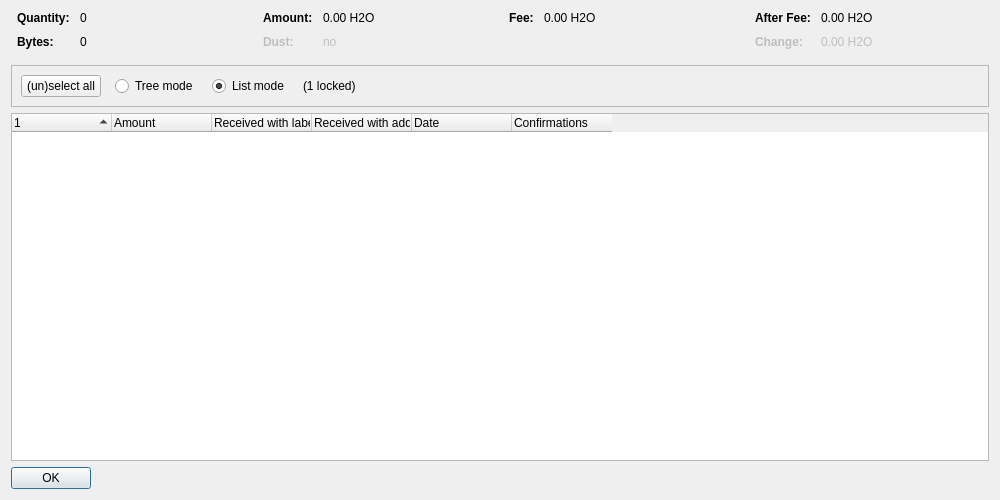
<?xml version="1.0" encoding="UTF-8"?>
<ui version="4.0">
 <class>CoinControlDialog</class>
 <widget class="QDialog" name="CoinControlDialog">
  <property name="geometry">
   <rect>
    <x>0</x>
    <y>0</y>
    <width>1000</width>
    <height>500</height>
   </rect>
  </property>
  <property name="windowTitle">
   <string>Coin Selection</string>
  </property>
  <layout class="QVBoxLayout" name="verticalLayout">
   <item>
    <layout class="QHBoxLayout" name="horizontalLayoutTop" stretch="0,0,0,0">
     <property name="topMargin">
      <number>0</number>
     </property>
     <property name="bottomMargin">
      <number>10</number>
     </property>
     <item>
      <layout class="QFormLayout" name="formLayoutCoinControl1">
       <property name="horizontalSpacing">
        <number>10</number>
       </property>
       <property name="verticalSpacing">
        <number>10</number>
       </property>
       <property name="leftMargin">
        <number>6</number>
       </property>
       <property name="rightMargin">
        <number>6</number>
       </property>
       <item row="0" column="0">
        <widget class="QLabel" name="labelCoinControlQuantityText">
         <property name="font">
          <font>
           <weight>75</weight>
           <bold>true</bold>
          </font>
         </property>
         <property name="text">
          <string>Quantity:</string>
         </property>
        </widget>
       </item>
       <item row="0" column="1">
        <widget class="QLabel" name="labelCoinControlQuantity">
         <property name="cursor">
          <cursorShape>IBeamCursor</cursorShape>
         </property>
         <property name="contextMenuPolicy">
          <enum>Qt::ActionsContextMenu</enum>
         </property>
         <property name="text">
          <string notr="true">0</string>
         </property>
         <property name="textInteractionFlags">
          <set>Qt::LinksAccessibleByMouse|Qt::TextSelectableByKeyboard|Qt::TextSelectableByMouse</set>
         </property>
        </widget>
       </item>
       <item row="1" column="0">
        <widget class="QLabel" name="labelCoinControlBytesText">
         <property name="font">
          <font>
           <weight>75</weight>
           <bold>true</bold>
          </font>
         </property>
         <property name="text">
          <string>Bytes:</string>
         </property>
        </widget>
       </item>
       <item row="1" column="1">
        <widget class="QLabel" name="labelCoinControlBytes">
         <property name="cursor">
          <cursorShape>IBeamCursor</cursorShape>
         </property>
         <property name="contextMenuPolicy">
          <enum>Qt::ActionsContextMenu</enum>
         </property>
         <property name="text">
          <string notr="true">0</string>
         </property>
         <property name="textInteractionFlags">
          <set>Qt::LinksAccessibleByMouse|Qt::TextSelectableByKeyboard|Qt::TextSelectableByMouse</set>
         </property>
        </widget>
       </item>
      </layout>
     </item>
     <item>
      <layout class="QFormLayout" name="formLayoutCoinControl2">
       <property name="horizontalSpacing">
        <number>10</number>
       </property>
       <property name="verticalSpacing">
        <number>10</number>
       </property>
       <property name="leftMargin">
        <number>6</number>
       </property>
       <property name="rightMargin">
        <number>6</number>
       </property>
       <item row="0" column="0">
        <widget class="QLabel" name="labelCoinControlAmountText">
         <property name="font">
          <font>
           <weight>75</weight>
           <bold>true</bold>
          </font>
         </property>
         <property name="text">
          <string>Amount:</string>
         </property>
        </widget>
       </item>
       <item row="0" column="1">
        <widget class="QLabel" name="labelCoinControlAmount">
         <property name="cursor">
          <cursorShape>IBeamCursor</cursorShape>
         </property>
         <property name="contextMenuPolicy">
          <enum>Qt::ActionsContextMenu</enum>
         </property>
         <property name="text">
          <string notr="true">0.00 H2O</string>
         </property>
         <property name="textInteractionFlags">
          <set>Qt::LinksAccessibleByMouse|Qt::TextSelectableByKeyboard|Qt::TextSelectableByMouse</set>
         </property>
        </widget>
       </item>
       <item row="1" column="0">
        <widget class="QLabel" name="labelCoinControlLowOutputText">
         <property name="enabled">
          <bool>false</bool>
         </property>
         <property name="font">
          <font>
           <weight>75</weight>
           <bold>true</bold>
          </font>
         </property>
         <property name="text">
          <string>Dust:</string>
         </property>
        </widget>
       </item>
       <item row="1" column="1">
        <widget class="QLabel" name="labelCoinControlLowOutput">
         <property name="enabled">
          <bool>false</bool>
         </property>
         <property name="cursor">
          <cursorShape>IBeamCursor</cursorShape>
         </property>
         <property name="contextMenuPolicy">
          <enum>Qt::ActionsContextMenu</enum>
         </property>
         <property name="text">
          <string notr="true">no</string>
         </property>
         <property name="textInteractionFlags">
          <set>Qt::LinksAccessibleByMouse|Qt::TextSelectableByKeyboard|Qt::TextSelectableByMouse</set>
         </property>
        </widget>
       </item>
      </layout>
     </item>
     <item>
      <layout class="QFormLayout" name="formLayoutCoinControl3">
       <property name="horizontalSpacing">
        <number>10</number>
       </property>
       <property name="verticalSpacing">
        <number>10</number>
       </property>
       <property name="leftMargin">
        <number>6</number>
       </property>
       <property name="rightMargin">
        <number>6</number>
       </property>
       <item row="0" column="0">
        <widget class="QLabel" name="labelCoinControlFeeText">
         <property name="font">
          <font>
           <weight>75</weight>
           <bold>true</bold>
          </font>
         </property>
         <property name="text">
          <string>Fee:</string>
         </property>
        </widget>
       </item>
       <item row="0" column="1">
        <widget class="QLabel" name="labelCoinControlFee">
         <property name="cursor">
          <cursorShape>IBeamCursor</cursorShape>
         </property>
         <property name="contextMenuPolicy">
          <enum>Qt::ActionsContextMenu</enum>
         </property>
         <property name="text">
          <string notr="true">0.00 H2O</string>
         </property>
         <property name="textInteractionFlags">
          <set>Qt::LinksAccessibleByMouse|Qt::TextSelectableByKeyboard|Qt::TextSelectableByMouse</set>
         </property>
        </widget>
       </item>
      </layout>
     </item>
     <item>
      <layout class="QFormLayout" name="formLayoutCoinControl4">
       <property name="horizontalSpacing">
        <number>10</number>
       </property>
       <property name="verticalSpacing">
        <number>10</number>
       </property>
       <property name="leftMargin">
        <number>6</number>
       </property>
       <property name="rightMargin">
        <number>6</number>
       </property>
       <item row="0" column="0">
        <widget class="QLabel" name="labelCoinControlAfterFeeText">
         <property name="font">
          <font>
           <weight>75</weight>
           <bold>true</bold>
          </font>
         </property>
         <property name="text">
          <string>After Fee:</string>
         </property>
        </widget>
       </item>
       <item row="0" column="1">
        <widget class="QLabel" name="labelCoinControlAfterFee">
         <property name="cursor">
          <cursorShape>IBeamCursor</cursorShape>
         </property>
         <property name="contextMenuPolicy">
          <enum>Qt::ActionsContextMenu</enum>
         </property>
         <property name="text">
          <string notr="true">0.00 H2O</string>
         </property>
         <property name="textInteractionFlags">
          <set>Qt::LinksAccessibleByMouse|Qt::TextSelectableByKeyboard|Qt::TextSelectableByMouse</set>
         </property>
        </widget>
       </item>
       <item row="1" column="0">
        <widget class="QLabel" name="labelCoinControlChangeText">
         <property name="enabled">
          <bool>false</bool>
         </property>
         <property name="font">
          <font>
           <weight>75</weight>
           <bold>true</bold>
          </font>
         </property>
         <property name="text">
          <string>Change:</string>
         </property>
        </widget>
       </item>
       <item row="1" column="1">
        <widget class="QLabel" name="labelCoinControlChange">
         <property name="enabled">
          <bool>false</bool>
         </property>
         <property name="cursor">
          <cursorShape>IBeamCursor</cursorShape>
         </property>
         <property name="contextMenuPolicy">
          <enum>Qt::ActionsContextMenu</enum>
         </property>
         <property name="text">
          <string notr="true">0.00 H2O</string>
         </property>
         <property name="textInteractionFlags">
          <set>Qt::LinksAccessibleByMouse|Qt::TextSelectableByKeyboard|Qt::TextSelectableByMouse</set>
         </property>
        </widget>
       </item>
      </layout>
     </item>
    </layout>
   </item>
   <item>
    <widget class="QFrame" name="frame">
     <property name="minimumSize">
      <size>
       <width>0</width>
       <height>40</height>
      </size>
     </property>
     <property name="frameShape">
      <enum>QFrame::StyledPanel</enum>
     </property>
     <property name="frameShadow">
      <enum>QFrame::Sunken</enum>
     </property>
     <layout class="QHBoxLayout" name="horizontalLayout">
      <item>
       <layout class="QHBoxLayout" name="horizontalLayoutPanel" stretch="0,0,0,0,0">
        <property name="spacing">
         <number>14</number>
        </property>
        <item>
         <widget class="QPushButton" name="pushButtonSelectAll">
          <property name="sizePolicy">
           <sizepolicy hsizetype="Maximum" vsizetype="Fixed">
            <horstretch>0</horstretch>
            <verstretch>0</verstretch>
           </sizepolicy>
          </property>
          <property name="text">
           <string>(un)select all</string>
          </property>
          <property name="autoDefault">
           <bool>false</bool>
          </property>
         </widget>
        </item>
        <item>
         <widget class="QRadioButton" name="radioTreeMode">
          <property name="sizePolicy">
           <sizepolicy hsizetype="Maximum" vsizetype="Fixed">
            <horstretch>0</horstretch>
            <verstretch>0</verstretch>
           </sizepolicy>
          </property>
          <property name="text">
           <string>Tree mode</string>
          </property>
         </widget>
        </item>
        <item>
         <widget class="QRadioButton" name="radioListMode">
          <property name="sizePolicy">
           <sizepolicy hsizetype="Maximum" vsizetype="Fixed">
            <horstretch>0</horstretch>
            <verstretch>0</verstretch>
           </sizepolicy>
          </property>
          <property name="text">
           <string>List mode</string>
          </property>
          <property name="checked">
           <bool>true</bool>
          </property>
         </widget>
        </item>
        <item>
         <widget class="QLabel" name="labelLocked">
          <property name="text">
           <string notr="true">(1 locked)</string>
          </property>
         </widget>
        </item>
        <item>
         <spacer name="horizontalSpacer">
          <property name="orientation">
           <enum>Qt::Horizontal</enum>
          </property>
          <property name="sizeHint" stdset="0">
           <size>
            <width>40</width>
            <height>20</height>
           </size>
          </property>
         </spacer>
        </item>
       </layout>
      </item>
     </layout>
    </widget>
   </item>
   <item>
    <widget class="CoinControlTreeWidget" name="treeWidget">
     <property name="contextMenuPolicy">
      <enum>Qt::CustomContextMenu</enum>
     </property>
     <property name="sortingEnabled">
      <bool>false</bool>
     </property>
     <property name="columnCount">
      <number>6</number>
     </property>
     <attribute name="headerShowSortIndicator" stdset="0">
      <bool>true</bool>
     </attribute>
     <attribute name="headerStretchLastSection">
      <bool>false</bool>
     </attribute>
     <column>
      <property name="text">
       <string/>
      </property>
     </column>
     <column>
      <property name="text">
       <string>Amount</string>
      </property>
     </column>
     <column>
      <property name="text">
       <string>Received with label</string>
      </property>
     </column>
     <column>
      <property name="text">
       <string>Received with address</string>
      </property>
     </column>
     <column>
      <property name="text">
       <string>Date</string>
      </property>
     </column>
     <column>
      <property name="text">
       <string>Confirmations</string>
      </property>
      <property name="toolTip">
       <string>Confirmed</string>
      </property>
     </column>
     <column>
      <property name="text">
       <string/>
      </property>
     </column>
     <column>
      <property name="text">
       <string/>
      </property>
     </column>
     <column>
      <property name="text">
       <string/>
      </property>
     </column>
     <column>
      <property name="text">
       <string/>
      </property>
     </column>
    </widget>
   </item>
   <item>
    <widget class="QDialogButtonBox" name="buttonBox">
     <property name="sizePolicy">
      <sizepolicy hsizetype="Maximum" vsizetype="Fixed">
       <horstretch>0</horstretch>
       <verstretch>0</verstretch>
      </sizepolicy>
     </property>
     <property name="orientation">
      <enum>Qt::Horizontal</enum>
     </property>
     <property name="standardButtons">
      <set>QDialogButtonBox::Ok</set>
     </property>
    </widget>
   </item>
  </layout>
 </widget>
 <customwidgets>
  <customwidget>
   <class>CoinControlTreeWidget</class>
   <extends>QTreeWidget</extends>
   <header>qt/coincontroltreewidget.h</header>
  </customwidget>
 </customwidgets>
 <resources/>
 <connections/>
</ui>
